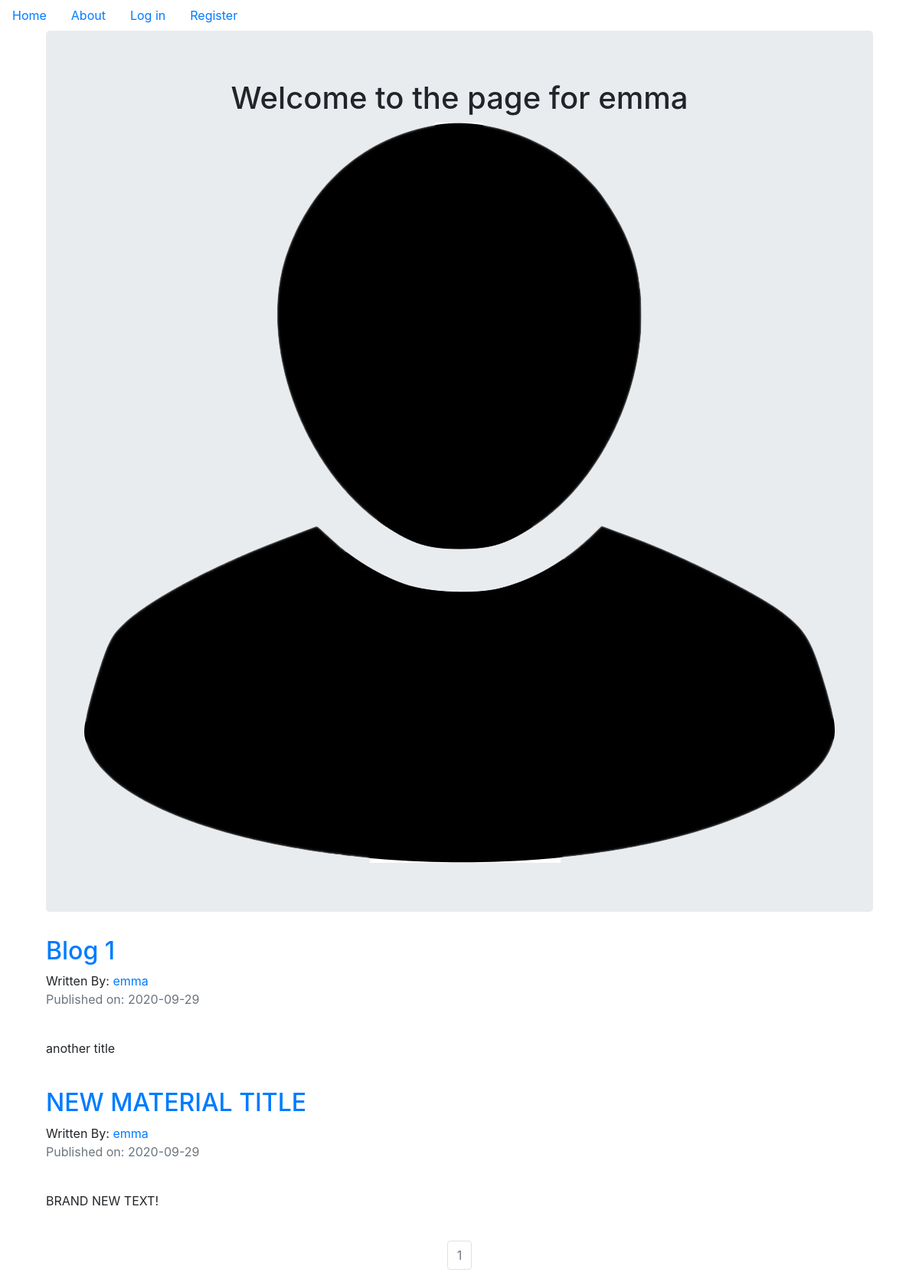
/emma, run on the app's committed database.
### puppycompanyblog/models.py (models this page shows, shortened)
class User(db.Model, UserMixin):
    __tablename__ = 'users'
    id = db.Column(db.Integer, primary_key=True)
    profile_image = db.Column(db.String(64), nullable=False, default='default_profile.png')
    email = db.Column(db.String(64), unique=True, index=True)
    username = db.Column(db.String(64), unique=True, index=True)
    password_hash = db.Column(db.String(128))
    posts = db.relationship('BlogPost', backref='author', lazy=True)

class BlogPost(db.Model):
    users = db.relationship(User)
    id = db.Column(db.Integer, primary_key=True)
    user_id = db.Column(db.Integer, db.ForeignKey('users.id'), nullable=False)
    date = db.Column(db.DateTime, nullable=False, default=datetime.utcnow)
    title = db.Column(db.String(140), nullable=False)
    text = db.Column(db.Text, nullable=False)

### puppycompanyblog/users/views.py (the view)
@users.route('/<username>')
def user_posts(username):
    page = request.args.get('page', 1, type=int)
    user = User.query.filter_by(username=username).first_or_404()
    blog_posts = BlogPost.query.filter_by(author=user).order_by(BlogPost.date.desc()).paginate(page=page, per_page=5)
    return render_template('user_blog_posts.html', blog_posts=blog_posts, user=user)

### puppycompanyblog/templates/user_blog_posts.html
{% extends 'base.html' %}
{% block content %}
<div class="container">
    <div class="jumbotron">
        <div align="center">
            <h1>Welcome to the page for {{user.username}}</h1>
            <img src="{{url_for('static', filename='profile_pics/'+user.profile_image)}}">
        </div>
    </div>
{% for post in blog_posts.items %}
    <h2><a href="{{url_for('blog_posts.blog_post', blog_post_id=post.id)}}">{{post.title}}</a></h2>
    Written By: <a href="{{ url_for('users.user_posts', username=post.author.username) }}">{{post.author.username}}</a>
    <p class="text-muted">Published on: {{post.date.strftime("%Y-%m-%d")}}</p>
    <br>
    <p>{{post.text}}</p>
    <br>
{% endfor %}
</div>
<nav aria-label="Page Navigation example">
    <ul class="pagination justify-content-center">
        {% for page_num in blog_posts.iter_pages(left_edge=1, right_edge=1, left_current=1, right_current=2) %}
            {% if blog_posts.page == page_num %}
            <li class="page-item disabled">
                <a class="page-link" href="{{ url_for('users.user_posts', username=user.username, page=page_num) }}">{{page_num}}</a>
            </li>
            {% else %}
            <li class="page-item">
                <a class="page-link" href="{{ url_for('users.user_posts', username=user.username, page=page_num) }}">{{page_num}}</a>
            </li>
            {% endif %}
        {% endfor %}
    </ul>
</nav>
{% endblock %}

### puppycompanyblog/templates/base.html (shortened to what this page needs)
<!doctype html>
<html lang="en">
<head>
    <link rel="stylesheet" href="https://stackpath.bootstrapcdn.com/bootstrap/4.5.2/css/bootstrap.min.css">
</head>
<body>
    <ul class="nav">
        <li class="nav-link"><a href="{{ url_for('core.index') }}">Home</a></li>
        <li class="nav-link"><a href="{{ url_for('core.info') }}">About</a></li>
        {% if current_user.is_authenticated %}
        <li class="nav-link"><a href="{{ url_for('users.logout') }}">Logout</a></li>
        <li class="nav-link"><a href="{{ url_for('users.account') }}">Account</a></li>
        <li class="nav-link"><a href="{{ url_for('blog_posts.create_post') }}">Create Post</a></li>
        {% else %}
        <li class="nav-link"><a href="{{ url_for('users.login') }}">Log in</a></li>
        <li class="nav-link"><a href="{{ url_for('users.register') }}">Register</a></li>
        {% endif %}
    </ul>
<div class="container">
    {% block content %}
    {% endblock %}
</div>
</body>
</html>

### data on the page
User: username "emma", profile_image (placeholder picture)
BlogPost: title "Blog 1", author.username "emma", date "2020-09-29", text "another title"
BlogPost: title "NEW MATERIAL TITLE", author.username "emma", date "2020-09-29", text "BRAND NEW TEXT!"

### other printed values
{{ page_num }} "1"
